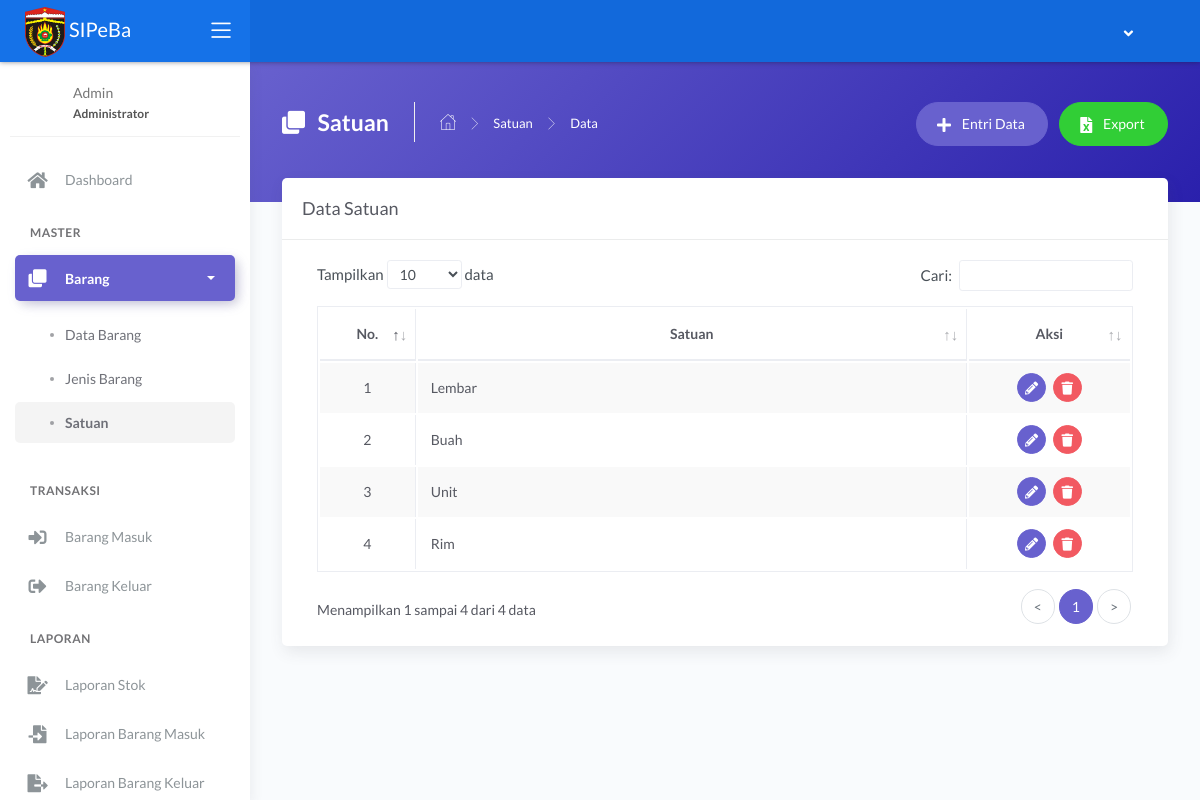
The page /main.php?module=satuan (signed in) on the database its author committed.
### tables this page shows
CREATE TABLE `tbl_satuan` (
  `id_satuan` int(11) NOT NULL,
  `nama_satuan` varchar(30) NOT NULL
);

### modules/satuan/tampil_data.php (the view, shortened to what this page needs)
<?php
if (basename($_SERVER['PHP_SELF']) === basename(__FILE__)) {
  header('location: 404.html');
}
else {
?>
  <div class="panel-header bg-secondary-gradient">
    <div class="page-inner py-45">
      <div class="d-flex align-items-left align-items-md-top flex-column flex-md-row">
        <div class="page-header text-white">
          <h4 class="page-title text-white"><i class="fas fa-clone mr-2"></i> Satuan</h4>
          <ul class="breadcrumbs">
            <li class="nav-home"><a href="?module=dashboard"><i class="flaticon-home text-white"></i></a></li>
            <li class="separator"><i class="flaticon-right-arrow"></i></li>
            <li class="nav-item"><a href="?module=satuan" class="text-white">Satuan</a></li>
            <li class="separator"><i class="flaticon-right-arrow"></i></li>
            <li class="nav-item"><a>Data</a></li>
          </ul>
        </div>
        <div class="ml-md-auto py-2 py-md-0">
          <a href="?module=form_entri_satuan" class="btn btn-secondary btn-round mr-2">
            <span class="btn-label"><i class="fa fa-plus mr-2"></i></span> Entri Data
          </a>
          <a href="modules/satuan/export.php" class="btn btn-success btn-round">
            <span class="btn-label"><i class="fa fa-file-excel mr-2"></i></span> Export
          </a>
        </div>
      </div>
    </div>
  </div>
  <div class="page-inner mt--5">
    <div class="card">
      <div class="card-header">
        <div class="card-title">Data Satuan</div>
      </div>
      <div class="card-body">
        <div class="table-responsive">
          <table id="basic-datatables" class="display table table-bordered table-striped table-hover">
            <thead>
              <tr>
                <th class="text-center">No.</th>
                <th class="text-center">Satuan</th>
                <th class="text-center">Aksi</th>
              </tr>
            </thead>
            <tbody>
              <?php
              $no = 1;
              $query = mysqli_query($mysqli, "SELECT * FROM tbl_satuan ORDER BY id_satuan DESC")
                                              or die('Ada kesalahan pada query tampil data : ' . mysqli_error($mysqli));
              while ($data = mysqli_fetch_assoc($query)) { ?>
                <tr>
                  <td width="30" class="text-center"><?php echo $no++; ?></td>
                  <td width="300"><?php echo $data['nama_satuan']; ?></td>
                  <td width="70" class="text-center">
                    <div>
                      <a href="?module=form_ubah_satuan&id=<?php echo $data['id_satuan']; ?>" class="btn btn-icon btn-round btn-secondary btn-sm mr-md-1" data-toggle="tooltip" data-placement="top" title="Ubah">
                        <i class="fas fa-pencil-alt fa-sm"></i>
                      </a>
                      <a href="modules/satuan/proses_hapus.php?id=<?php echo $data['id_satuan']; ?>" onclick="return confirm('Anda yakin ingin menghapus data satuan <?php echo $data['nama_satuan']; ?>?')" class="btn btn-icon btn-round btn-danger btn-sm" data-toggle="tooltip" data-placement="top" title="Hapus">
                        <i class="fas fa-trash fa-sm"></i>
                      </a>
                    </div>
                  </td>
                </tr>
              <?php } ?>
            </tbody>
          </table>
        </div>
      </div>
    </div>
  </div>
<?php } ?>

### rows shown on the page
tbl_satuan: nama_satuan "Lembar"
tbl_satuan: nama_satuan "Buah"
tbl_satuan: nama_satuan "Unit"
tbl_satuan: nama_satuan "Rim"

### other values the page prints
$_SESSION['nama_user'] "Admin"
$_SESSION['hak_akses'] "Administrator"
